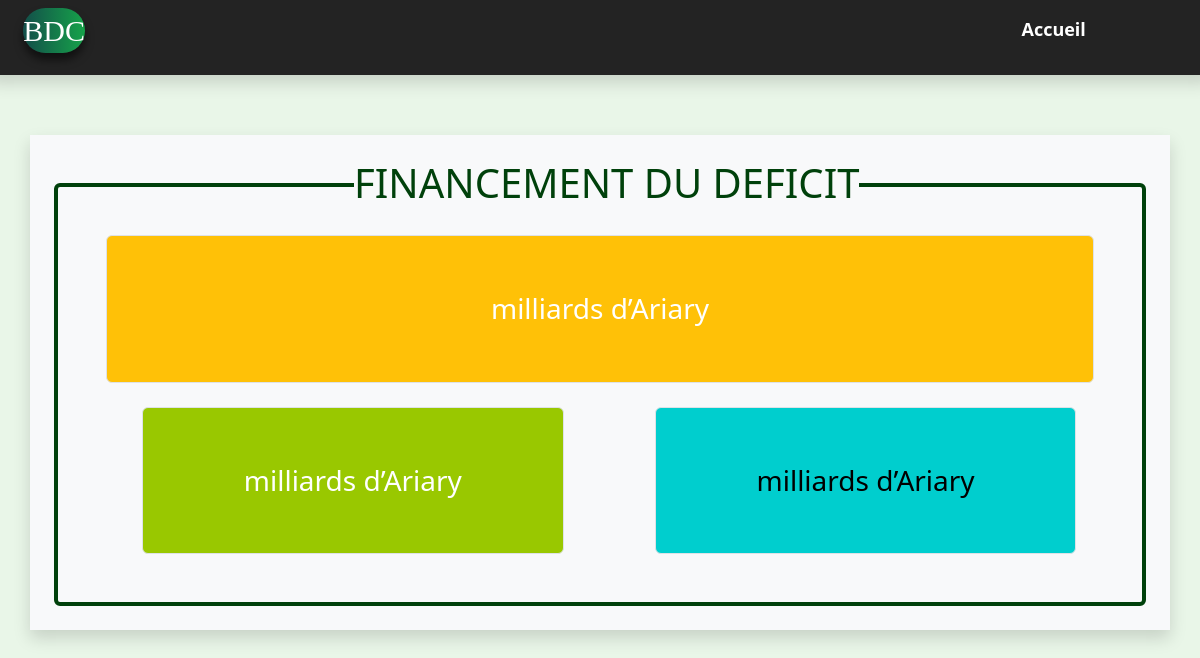
The app's page /pages/financement_deficit.php, older data.
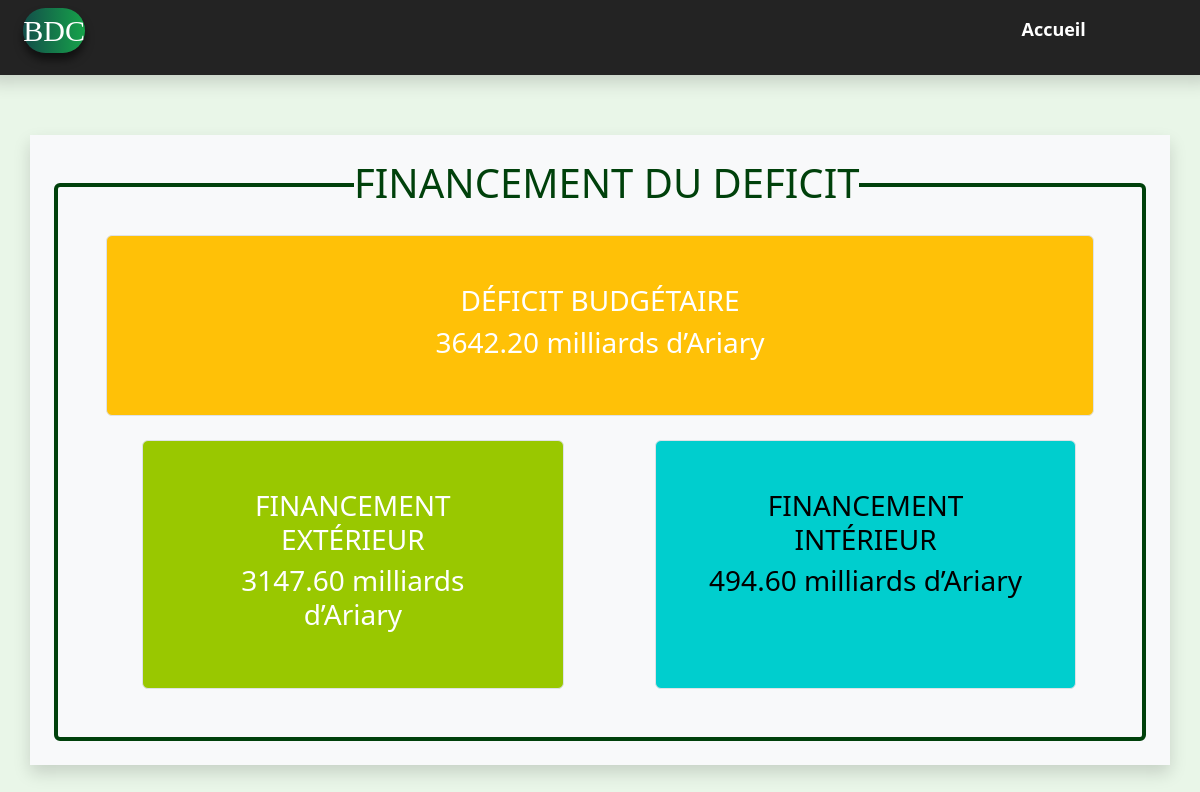
The same page, newer data.
### tables this page shows
create table financ_deficit(
    id_financ_deficit INT PRIMARY KEY AUTO_INCREMENT,
    Nom VARCHAR(100),
    valeur DECIMAL(10,2)
);

### inc/connecxon.php (called while the page is built, shortened)
<?php
function dbconnect()
{
    static $connect = null;
    if ($connect === null) {
        $connect = mysqli_connect('localhost','root','','BDC');
        mysqli_set_charset($connect, 'utf8mb4');
    }
    return $connect;
}
?>

### inc/fonction.php (called while the page is built, shortened)
<?php
    include('connecxon.php');
    function financ_deficit()
    {
        $sql ="SELECT * FROM financ_deficit";
        $requet = mysqli_query(dbconnect(),$sql);
        $result = array();
        while($financ_deficit = mysqli_fetch_assoc($requet))
        {
            $result[] = $financ_deficit;
        }
        return $result;
    }
?>

### pages/financement_deficit.php (the view, shortened to what this page needs)
<?php
    include('../inc/fonction.php');
    $financement_deficit = financ_deficit();
?>
<!DOCTYPE html>
<html lang="en">
<head>
    <link href="../assets/bootstrap/css/bootstrap.min.css" rel="stylesheet">
    <link rel="stylesheet" href="../assets/css/style.css">
</head>
<body>
    <?php include('header1.php') ?>
    <main class="container bg-light shadow p-4" style="margin-top: 5%;">
        <h1 class="text-center bg-light titre_deficit" style="margin-left: 25%;">FINANCEMENT DU DEFICIT</h1>
        <div class="border_green rounded p-5 mt-4">
            <div class="text-center mb-4 border rounded text-white bg_w bg-warning p-5">
                <h3><?php echo $financement_deficit[0]['Nom']?></h3>
                <h3><?php echo $financement_deficit[0]['valeur']?> milliards d’Ariary</h3>
            </div>
            <div class="row">
                <div class="col-md-5 bg_bvv p-5 ms-5 rounded border text-center text-white">
                    <h3><?php echo $financement_deficit[1]['Nom']?></h3>
                    <h3><?php echo $financement_deficit[1]['valeur']?> milliards d’Ariary</h3>
                </div>
                <div class="text-center col-md-5 text-black border bg_w rounded bg_bv p-5" style="margin-left: 9%;">
                    <h3><?php echo $financement_deficit[2]['Nom']?></h3>
                    <h3><?php echo $financement_deficit[2]['valeur']?> milliards d’Ariary</h3>
                </div>
            </div>
    </main>
</body>
</html>

Row changes from the older to the newer data that the page shows:
added financ_deficit: Nom "DÉFICIT BUDGÉTAIRE", valeur "3642.20"
added financ_deficit: Nom "FINANCEMENT EXTÉRIEUR", valeur "3147.60"
added financ_deficit: Nom "FINANCEMENT INTÉRIEUR", valeur "494.60"
